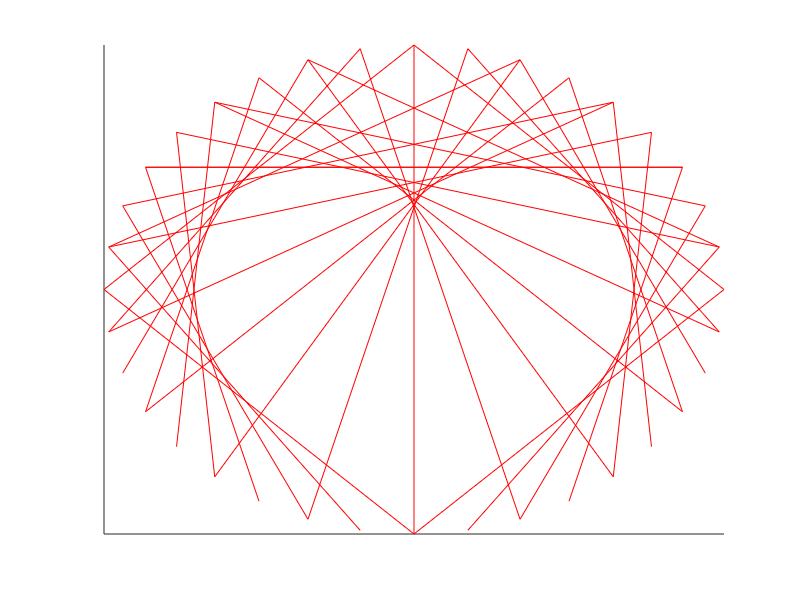

This figure's MATLAB source: (Note: this script raises an error after producing the figure.)

function heart()
    fps = 5;
    
    figure;
    hold on;
    axis([-1 1 -1 1]);
    set(gca,'xtick',[]);
    set(gca,'ytick',[]);
    for i = -9 : -1
        t1 = i;
        t2 = i + 9;
        draw(t1, t2);
        frame(i + 10) = getframe;
        pause(1/fps);
    end
    
    for i = 0 : 17
        t1 = i;
        t2 = 2 * i + 9;
        draw(t1, t2);
        frame(i + 10) = getframe;
        pause(1/fps);
    end

    for i = 18 : 27
        t1 = i;
        t2 = i - 9;
        draw(t1, t2);
        frame(i + 10) = getframe;
        pause(1/fps);
    end
    
    filename = 'heart.gif';
    nframe = length(frame);
    for i = 1: nframe
        [image, map] = frame2im(frame(i));
        [img, cmap] = rgb2ind(image,128);
        if i==1
            imwrite(img, cmap, filename,'gif');
        else
            imwrite(img, cmap, filename, 'writeMode','append', 'delaytime', 1 / fps)
        end
    end
end

function draw(t1, t2)
    L = 1;
    x1 = L * cos(t1 / 18 * pi);
    y1 = L * sin(t1 / 18 * pi);
    x2 = L * cos(t2 / 18 * pi);
    y2 = L * sin(t2 / 18 * pi);
    plot([x1, x2],[y1, y2], 'r');
end


